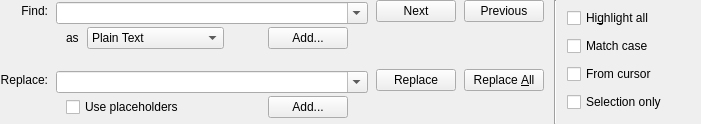
<ui version="4.0" >
 <author>Sebastian Pipping</author>
 <class>PowerSearchBar</class>
 <widget class="QWidget" name="PowerSearchBar" >
  <property name="geometry" >
   <rect>
    <x>0</x>
    <y>0</y>
    <width>701</width>
    <height>124</height>
   </rect>
  </property>
  <layout class="QGridLayout" >
   <property name="leftMargin" >
    <number>0</number>
   </property>
   <property name="topMargin" >
    <number>0</number>
   </property>
   <property name="rightMargin" >
    <number>0</number>
   </property>
   <property name="bottomMargin" >
    <number>0</number>
   </property>
   <property name="horizontalSpacing" >
    <number>0</number>
   </property>
   <property name="verticalSpacing" >
    <number>0</number>
   </property>
   <item row="0" column="0" >
    <layout class="QHBoxLayout" >
     <property name="spacing" >
      <number>0</number>
     </property>
     <item>
      <layout class="QGridLayout" >
       <property name="horizontalSpacing" >
        <number>8</number>
       </property>
       <property name="verticalSpacing" >
        <number>0</number>
       </property>
       <item row="0" column="1" >
        <layout class="QVBoxLayout" >
         <property name="spacing" >
          <number>3</number>
         </property>
         <property name="topMargin" >
          <number>2</number>
         </property>
         <item>
          <widget class="QComboBox" name="pattern" >
           <property name="sizePolicy" >
            <sizepolicy vsizetype="Fixed" hsizetype="Expanding" >
             <horstretch>0</horstretch>
             <verstretch>0</verstretch>
            </sizepolicy>
           </property>
           <property name="focusPolicy" >
            <enum>Qt::StrongFocus</enum>
           </property>
           <property name="toolTip" >
            <string>Text to search for</string>
           </property>
           <property name="editable" >
            <bool>true</bool>
           </property>
          </widget>
         </item>
         <item>
          <layout class="QHBoxLayout" >
           <property name="spacing" >
            <number>0</number>
           </property>
           <item>
            <spacer>
             <property name="orientation" >
              <enum>Qt::Horizontal</enum>
             </property>
             <property name="sizeType" >
              <enum>QSizePolicy::Fixed</enum>
             </property>
             <property name="sizeHint" >
              <size>
               <width>10</width>
               <height>20</height>
              </size>
             </property>
            </spacer>
           </item>
           <item>
            <widget class="QLabel" name="label_6" >
             <property name="text" >
              <string>as</string>
             </property>
             <property name="buddy" >
              <cstring>searchMode</cstring>
             </property>
            </widget>
           </item>
           <item>
            <spacer>
             <property name="orientation" >
              <enum>Qt::Horizontal</enum>
             </property>
             <property name="sizeType" >
              <enum>QSizePolicy::Fixed</enum>
             </property>
             <property name="sizeHint" >
              <size>
               <width>8</width>
               <height>20</height>
              </size>
             </property>
            </spacer>
           </item>
           <item>
            <widget class="QComboBox" name="searchMode" >
             <property name="toolTip" >
              <string>Search mode</string>
             </property>
             <item>
              <property name="text" >
               <string>Plain Text</string>
              </property>
             </item>
             <item>
              <property name="text" >
               <string>Whole Words</string>
              </property>
             </item>
             <item>
              <property name="text" >
               <string>Escape Sequences</string>
              </property>
             </item>
             <item>
              <property name="text" >
               <string>Regular Expression</string>
              </property>
             </item>
            </widget>
           </item>
           <item>
            <spacer>
             <property name="orientation" >
              <enum>Qt::Horizontal</enum>
             </property>
             <property name="sizeHint" >
              <size>
               <width>40</width>
               <height>20</height>
              </size>
             </property>
            </spacer>
           </item>
           <item>
            <widget class="QPushButton" name="patternAdd" >
             <property name="toolTip" >
              <string>Add special item to search pattern</string>
             </property>
             <property name="text" >
              <string>Add...</string>
             </property>
             <property name="icon" >
              <iconset/>
             </property>
             <property name="flat" >
              <bool>false</bool>
             </property>
            </widget>
           </item>
           <item>
            <spacer>
             <property name="orientation" >
              <enum>Qt::Horizontal</enum>
             </property>
             <property name="sizeType" >
              <enum>QSizePolicy::Fixed</enum>
             </property>
             <property name="sizeHint" >
              <size>
               <width>20</width>
               <height>20</height>
              </size>
             </property>
            </spacer>
           </item>
          </layout>
         </item>
         <item>
          <spacer>
           <property name="orientation" >
            <enum>Qt::Vertical</enum>
           </property>
           <property name="sizeHint" >
            <size>
             <width>20</width>
             <height>0</height>
            </size>
           </property>
          </spacer>
         </item>
        </layout>
       </item>
       <item row="0" column="2" >
        <layout class="QVBoxLayout" >
         <item>
          <widget class="QPushButton" name="findNext" >
           <property name="toolTip" >
            <string>Jump to next match</string>
           </property>
           <property name="text" >
            <string>Next</string>
           </property>
           <property name="icon" >
            <iconset/>
           </property>
          </widget>
         </item>
         <item>
          <spacer>
           <property name="orientation" >
            <enum>Qt::Vertical</enum>
           </property>
           <property name="sizeHint" >
            <size>
             <width>20</width>
             <height>40</height>
            </size>
           </property>
          </spacer>
         </item>
        </layout>
       </item>
       <item row="0" column="3" >
        <layout class="QVBoxLayout" >
         <item>
          <widget class="QPushButton" name="findPrev" >
           <property name="toolTip" >
            <string>Jump to previous match</string>
           </property>
           <property name="text" >
            <string>Previous</string>
           </property>
           <property name="icon" >
            <iconset/>
           </property>
          </widget>
         </item>
         <item>
          <spacer>
           <property name="orientation" >
            <enum>Qt::Vertical</enum>
           </property>
           <property name="sizeHint" >
            <size>
             <width>20</width>
             <height>40</height>
            </size>
           </property>
          </spacer>
         </item>
        </layout>
       </item>
       <item row="1" column="0" colspan="4" >
        <spacer>
         <property name="orientation" >
          <enum>Qt::Vertical</enum>
         </property>
         <property name="sizeHint" >
          <size>
           <width>20</width>
           <height>20</height>
          </size>
         </property>
        </spacer>
       </item>
       <item row="2" column="3" >
        <layout class="QVBoxLayout" >
         <item>
          <widget class="QPushButton" name="replaceAll" >
           <property name="toolTip" >
            <string>Replace all matches</string>
           </property>
           <property name="text" >
            <string>Replace &amp;All</string>
           </property>
          </widget>
         </item>
         <item>
          <spacer>
           <property name="orientation" >
            <enum>Qt::Vertical</enum>
           </property>
           <property name="sizeHint" >
            <size>
             <width>20</width>
             <height>40</height>
            </size>
           </property>
          </spacer>
         </item>
        </layout>
       </item>
       <item row="2" column="2" >
        <layout class="QVBoxLayout" >
         <item>
          <widget class="QPushButton" name="replaceNext" >
           <property name="toolTip" >
            <string>Replace next match</string>
           </property>
           <property name="text" >
            <string>Replace</string>
           </property>
          </widget>
         </item>
         <item>
          <spacer>
           <property name="orientation" >
            <enum>Qt::Vertical</enum>
           </property>
           <property name="sizeHint" >
            <size>
             <width>20</width>
             <height>40</height>
            </size>
           </property>
          </spacer>
         </item>
        </layout>
       </item>
       <item row="2" column="1" >
        <layout class="QVBoxLayout" >
         <property name="spacing" >
          <number>3</number>
         </property>
         <property name="topMargin" >
          <number>2</number>
         </property>
         <item>
          <widget class="QComboBox" name="replacement" >
           <property name="sizePolicy" >
            <sizepolicy vsizetype="Fixed" hsizetype="Expanding" >
             <horstretch>0</horstretch>
             <verstretch>0</verstretch>
            </sizepolicy>
           </property>
           <property name="toolTip" >
            <string>Text to replace with</string>
           </property>
           <property name="editable" >
            <bool>true</bool>
           </property>
          </widget>
         </item>
         <item>
          <layout class="QHBoxLayout" >
           <property name="spacing" >
            <number>0</number>
           </property>
           <item>
            <spacer>
             <property name="orientation" >
              <enum>Qt::Horizontal</enum>
             </property>
             <property name="sizeType" >
              <enum>QSizePolicy::Fixed</enum>
             </property>
             <property name="sizeHint" >
              <size>
               <width>10</width>
               <height>20</height>
              </size>
             </property>
            </spacer>
           </item>
           <item>
            <widget class="QCheckBox" name="usePlaceholders" >
             <property name="toolTip" >
              <string>Resolve placeholders (\0 to \9) and escape sequences (\n, \t, ..)</string>
             </property>
             <property name="text" >
              <string>Use placeholders</string>
             </property>
            </widget>
           </item>
           <item>
            <spacer>
             <property name="orientation" >
              <enum>Qt::Horizontal</enum>
             </property>
             <property name="sizeHint" >
              <size>
               <width>40</width>
               <height>20</height>
              </size>
             </property>
            </spacer>
           </item>
           <item>
            <widget class="QPushButton" name="replacementAdd" >
             <property name="toolTip" >
              <string>Add special item to replacement text</string>
             </property>
             <property name="text" >
              <string>Add...</string>
             </property>
             <property name="icon" >
              <iconset/>
             </property>
             <property name="flat" >
              <bool>false</bool>
             </property>
            </widget>
           </item>
           <item>
            <spacer>
             <property name="orientation" >
              <enum>Qt::Horizontal</enum>
             </property>
             <property name="sizeType" >
              <enum>QSizePolicy::Fixed</enum>
             </property>
             <property name="sizeHint" >
              <size>
               <width>20</width>
               <height>20</height>
              </size>
             </property>
            </spacer>
           </item>
          </layout>
         </item>
         <item>
          <spacer>
           <property name="orientation" >
            <enum>Qt::Vertical</enum>
           </property>
           <property name="sizeHint" >
            <size>
             <width>20</width>
             <height>0</height>
            </size>
           </property>
          </spacer>
         </item>
        </layout>
       </item>
       <item row="2" column="0" >
        <layout class="QVBoxLayout" >
         <property name="spacing" >
          <number>0</number>
         </property>
         <item>
          <spacer>
           <property name="orientation" >
            <enum>Qt::Vertical</enum>
           </property>
           <property name="sizeType" >
            <enum>QSizePolicy::Fixed</enum>
           </property>
           <property name="sizeHint" >
            <size>
             <width>20</width>
             <height>4</height>
            </size>
           </property>
          </spacer>
         </item>
         <item>
          <widget class="QLabel" name="label_3" >
           <property name="text" >
            <string>Replace:</string>
           </property>
           <property name="alignment" >
            <set>Qt::AlignRight|Qt::AlignTrailing|Qt::AlignVCenter</set>
           </property>
           <property name="buddy" >
            <cstring>replacement</cstring>
           </property>
          </widget>
         </item>
         <item>
          <spacer>
           <property name="orientation" >
            <enum>Qt::Vertical</enum>
           </property>
           <property name="sizeHint" >
            <size>
             <width>20</width>
             <height>40</height>
            </size>
           </property>
          </spacer>
         </item>
        </layout>
       </item>
       <item row="0" column="0" >
        <layout class="QVBoxLayout" >
         <property name="spacing" >
          <number>0</number>
         </property>
         <item>
          <spacer>
           <property name="orientation" >
            <enum>Qt::Vertical</enum>
           </property>
           <property name="sizeType" >
            <enum>QSizePolicy::Fixed</enum>
           </property>
           <property name="sizeHint" >
            <size>
             <width>20</width>
             <height>4</height>
            </size>
           </property>
          </spacer>
         </item>
         <item>
          <widget class="QLabel" name="label" >
           <property name="text" >
            <string>Find:</string>
           </property>
           <property name="alignment" >
            <set>Qt::AlignRight|Qt::AlignTrailing|Qt::AlignVCenter</set>
           </property>
           <property name="buddy" >
            <cstring>pattern</cstring>
           </property>
          </widget>
         </item>
         <item>
          <spacer>
           <property name="orientation" >
            <enum>Qt::Vertical</enum>
           </property>
           <property name="sizeHint" >
            <size>
             <width>20</width>
             <height>40</height>
            </size>
           </property>
          </spacer>
         </item>
        </layout>
       </item>
      </layout>
     </item>
     <item>
      <spacer>
       <property name="orientation" >
        <enum>Qt::Horizontal</enum>
       </property>
       <property name="sizeType" >
        <enum>QSizePolicy::Fixed</enum>
       </property>
       <property name="sizeHint" >
        <size>
         <width>10</width>
         <height>20</height>
        </size>
       </property>
      </spacer>
     </item>
     <item>
      <widget class="Line" name="line" >
       <property name="orientation" >
        <enum>Qt::Vertical</enum>
       </property>
      </widget>
     </item>
     <item>
      <spacer>
       <property name="orientation" >
        <enum>Qt::Horizontal</enum>
       </property>
       <property name="sizeType" >
        <enum>QSizePolicy::Fixed</enum>
       </property>
       <property name="sizeHint" >
        <size>
         <width>10</width>
         <height>20</height>
        </size>
       </property>
      </spacer>
     </item>
     <item>
      <layout class="QVBoxLayout" >
       <item>
        <widget class="QCheckBox" name="highlightAll" >
         <property name="toolTip" >
          <string>Highlight all matches</string>
         </property>
         <property name="text" >
          <string>Hi&amp;ghlight all</string>
         </property>
        </widget>
       </item>
       <item>
        <widget class="QCheckBox" name="matchCase" >
         <property name="toolTip" >
          <string>Case-sensitive searching</string>
         </property>
         <property name="text" >
          <string>Match case</string>
         </property>
        </widget>
       </item>
       <item>
        <widget class="QCheckBox" name="fromCursor" >
         <property name="toolTip" >
          <string>Start search from cursor, not document start</string>
         </property>
         <property name="text" >
          <string>From cursor</string>
         </property>
        </widget>
       </item>
       <item>
        <widget class="QCheckBox" name="selectionOnly" >
         <property name="toolTip" >
          <string>Search/replace within the current selection only</string>
         </property>
         <property name="text" >
          <string>Selection only   </string>
         </property>
        </widget>
       </item>
      </layout>
     </item>
     <item>
      <layout class="QVBoxLayout" >
       <item>
        <widget class="QToolButton" name="mutate" >
         <property name="toolTip" >
          <string>Switch to incremental search bar</string>
         </property>
         <property name="text" >
          <string/>
         </property>
         <property name="icon" >
          <iconset/>
         </property>
         <property name="autoRaise" >
          <bool>true</bool>
         </property>
        </widget>
       </item>
       <item>
        <spacer>
         <property name="orientation" >
          <enum>Qt::Vertical</enum>
         </property>
         <property name="sizeHint" >
          <size>
           <width>20</width>
           <height>40</height>
          </size>
         </property>
        </spacer>
       </item>
      </layout>
     </item>
    </layout>
   </item>
  </layout>
 </widget>
 <tabstops>
  <tabstop>pattern</tabstop>
  <tabstop>searchMode</tabstop>
  <tabstop>patternAdd</tabstop>
  <tabstop>replacement</tabstop>
  <tabstop>usePlaceholders</tabstop>
  <tabstop>replacementAdd</tabstop>
  <tabstop>findNext</tabstop>
  <tabstop>findPrev</tabstop>
  <tabstop>replaceNext</tabstop>
  <tabstop>replaceAll</tabstop>
  <tabstop>highlightAll</tabstop>
  <tabstop>matchCase</tabstop>
  <tabstop>fromCursor</tabstop>
  <tabstop>selectionOnly</tabstop>
  <tabstop>mutate</tabstop>
 </tabstops>
 <resources/>
 <connections/>
</ui>
